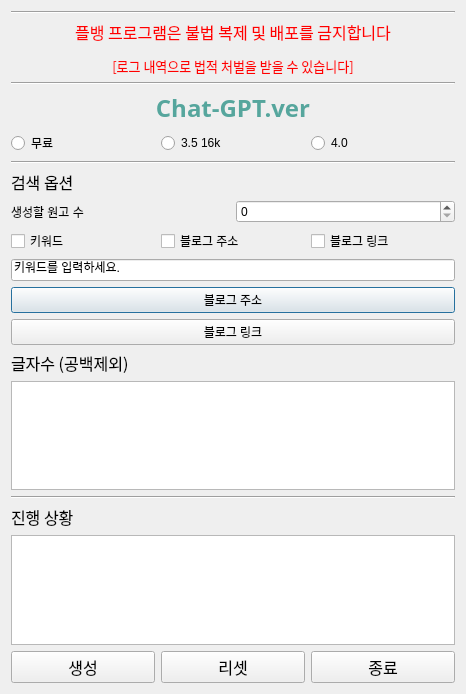
<?xml version="1.0" encoding="UTF-8"?>
<ui version="4.0">
 <class>Dialog</class>
 <widget class="QDialog" name="Dialog">
  <property name="geometry">
   <rect>
    <x>0</x>
    <y>0</y>
    <width>466</width>
    <height>694</height>
   </rect>
  </property>
  <property name="windowTitle">
   <string>Dialog</string>
  </property>
  <layout class="QGridLayout" name="gridLayout">
   <item row="0" column="0">
    <layout class="QVBoxLayout" name="verticalLayout">
     <item>
      <widget class="Line" name="line">
       <property name="orientation">
        <enum>Qt::Horizontal</enum>
       </property>
      </widget>
     </item>
     <item>
      <widget class="QLabel" name="label_16">
       <property name="font">
        <font>
         <family>HY견고딕</family>
         <pointsize>10</pointsize>
        </font>
       </property>
       <property name="text">
        <string>&lt;html&gt;&lt;head/&gt;&lt;body&gt;&lt;p&gt;&lt;span style=&quot; font-size:12pt; color:#ff0000;&quot;&gt;플뱅 프로그램은 불법 복제 및 배포를 금지합니다&lt;/span&gt;&lt;/p&gt;&lt;p&gt;&lt;span style=&quot; color:#ff0000;&quot;&gt;[로그 내역으로 법적 처벌을 받을 수 있습니다]&lt;/span&gt;&lt;/p&gt;&lt;/body&gt;&lt;/html&gt;</string>
       </property>
       <property name="alignment">
        <set>Qt::AlignCenter</set>
       </property>
      </widget>
     </item>
     <item>
      <widget class="Line" name="line_4">
       <property name="orientation">
        <enum>Qt::Horizontal</enum>
       </property>
      </widget>
     </item>
     <item>
      <widget class="QLabel" name="label_4">
       <property name="font">
        <font>
         <family>맑은 고딕</family>
         <pointsize>18</pointsize>
         <weight>75</weight>
         <bold>true</bold>
         <strikeout>false</strikeout>
        </font>
       </property>
       <property name="text">
        <string>&lt;html&gt;&lt;head/&gt;&lt;body&gt;&lt;p&gt;&lt;span style=&quot; color:#56a69d;&quot;&gt;Chat-GPT.ver&lt;/span&gt;&lt;/p&gt;&lt;/body&gt;&lt;/html&gt;</string>
       </property>
       <property name="alignment">
        <set>Qt::AlignCenter</set>
       </property>
      </widget>
     </item>
     <item>
      <layout class="QHBoxLayout" name="horizontalLayout_2">
       <item>
        <widget class="QRadioButton" name="gpt_free">
         <property name="text">
          <string>무료</string>
         </property>
        </widget>
       </item>
       <item>
        <widget class="QRadioButton" name="gpt_16k">
         <property name="text">
          <string>3.5 16k</string>
         </property>
        </widget>
       </item>
       <item>
        <widget class="QRadioButton" name="gpt_4">
         <property name="text">
          <string>4.0</string>
         </property>
         <property name="checkable">
          <bool>true</bool>
         </property>
         <property name="checked">
          <bool>false</bool>
         </property>
        </widget>
       </item>
      </layout>
     </item>
     <item>
      <widget class="Line" name="line_2">
       <property name="orientation">
        <enum>Qt::Horizontal</enum>
       </property>
      </widget>
     </item>
     <item>
      <widget class="QLabel" name="label_6">
       <property name="font">
        <font>
         <family>맑은 고딕</family>
         <pointsize>12</pointsize>
        </font>
       </property>
       <property name="text">
        <string>검색 옵션</string>
       </property>
      </widget>
     </item>
     <item>
      <layout class="QVBoxLayout" name="verticalLayout_3">
       <item>
        <layout class="QHBoxLayout" name="horizontalLayout_4">
         <item>
          <widget class="QLabel" name="label_7">
           <property name="text">
            <string>생성할 원고 수</string>
           </property>
          </widget>
         </item>
         <item>
          <widget class="QSpinBox" name="spinBox"/>
         </item>
        </layout>
       </item>
       <item>
        <layout class="QHBoxLayout" name="horizontalLayout_3">
         <item>
          <widget class="QCheckBox" name="check_keyword">
           <property name="text">
            <string>키워드</string>
           </property>
          </widget>
         </item>
         <item>
          <widget class="QCheckBox" name="blog_url">
           <property name="text">
            <string>블로그 주소</string>
           </property>
          </widget>
         </item>
         <item>
          <widget class="QCheckBox" name="blog_llink">
           <property name="text">
            <string>블로그 링크</string>
           </property>
          </widget>
         </item>
        </layout>
       </item>
      </layout>
     </item>
     <item>
      <layout class="QVBoxLayout" name="verticalLayout_2">
       <item>
        <widget class="QLineEdit" name="keyword">
         <property name="text">
          <string>키워드를 입력하세요.</string>
         </property>
        </widget>
       </item>
       <item>
        <widget class="QPushButton" name="blog_url_open">
         <property name="text">
          <string>블로그 주소</string>
         </property>
        </widget>
       </item>
       <item>
        <widget class="QPushButton" name="blog_link_open">
         <property name="text">
          <string>블로그 링크</string>
         </property>
        </widget>
       </item>
      </layout>
     </item>
     <item>
      <widget class="QLabel" name="label">
       <property name="font">
        <font>
         <family>맑은 고딕</family>
         <pointsize>12</pointsize>
        </font>
       </property>
       <property name="text">
        <string>글자수 (공백제외)</string>
       </property>
      </widget>
     </item>
     <item>
      <widget class="QTextBrowser" name="textBrowser"/>
     </item>
     <item>
      <widget class="Line" name="line_3">
       <property name="orientation">
        <enum>Qt::Horizontal</enum>
       </property>
      </widget>
     </item>
     <item>
      <widget class="QLabel" name="label_5">
       <property name="font">
        <font>
         <family>맑은 고딕</family>
         <pointsize>12</pointsize>
        </font>
       </property>
       <property name="text">
        <string>진행 상황</string>
       </property>
      </widget>
     </item>
     <item>
      <widget class="QTextBrowser" name="status">
       <property name="html">
        <string>&lt;!DOCTYPE HTML PUBLIC &quot;-//W3C//DTD HTML 4.0//EN&quot; &quot;http://www.w3.org/TR/REC-html40/strict.dtd&quot;&gt;
&lt;html&gt;&lt;head&gt;&lt;meta name=&quot;qrichtext&quot; content=&quot;1&quot; /&gt;&lt;style type=&quot;text/css&quot;&gt;
p, li { white-space: pre-wrap; }
&lt;/style&gt;&lt;/head&gt;&lt;body style=&quot; font-family:'Gulim'; font-size:9pt; font-weight:400; font-style:normal;&quot;&gt;
&lt;p style=&quot;-qt-paragraph-type:empty; margin-top:0px; margin-bottom:0px; margin-left:0px; margin-right:0px; -qt-block-indent:0; text-indent:0px;&quot;&gt;&lt;br /&gt;&lt;/p&gt;&lt;/body&gt;&lt;/html&gt;</string>
       </property>
      </widget>
     </item>
     <item>
      <layout class="QHBoxLayout" name="horizontalLayout">
       <item>
        <widget class="QPushButton" name="start_btn">
         <property name="font">
          <font>
           <family>맑은 고딕</family>
           <pointsize>12</pointsize>
          </font>
         </property>
         <property name="text">
          <string>생성</string>
         </property>
        </widget>
       </item>
       <item>
        <widget class="QPushButton" name="reset_btn">
         <property name="font">
          <font>
           <family>맑은 고딕</family>
           <pointsize>12</pointsize>
          </font>
         </property>
         <property name="text">
          <string>리셋</string>
         </property>
        </widget>
       </item>
       <item>
        <widget class="QPushButton" name="close_btn">
         <property name="font">
          <font>
           <family>맑은 고딕</family>
           <pointsize>12</pointsize>
          </font>
         </property>
         <property name="text">
          <string>종료</string>
         </property>
        </widget>
       </item>
      </layout>
     </item>
    </layout>
   </item>
  </layout>
 </widget>
 <resources/>
 <connections/>
</ui>
